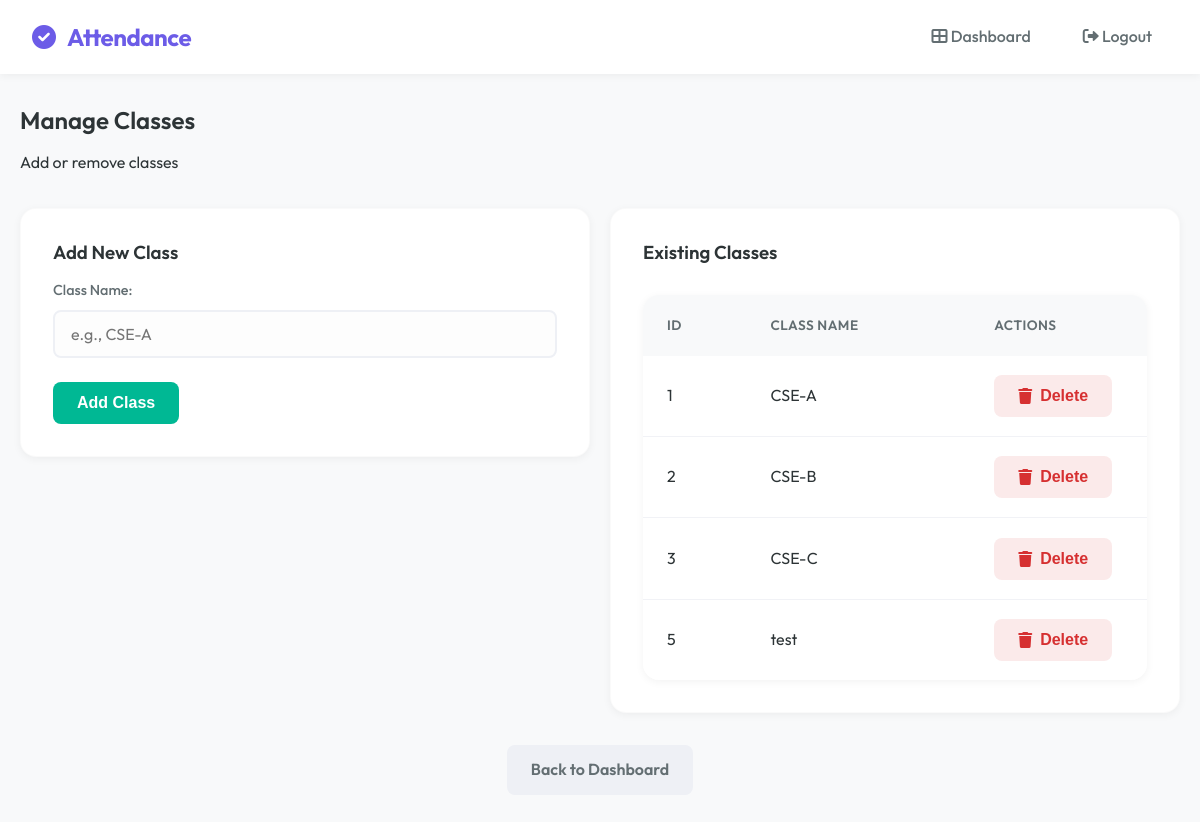
Page /classes on the committed database.
### tables this page shows
CREATE TABLE classes (
        id INTEGER PRIMARY KEY AUTOINCREMENT,
        class_name TEXT
    );

### app.py (the view)
@app.route("/classes")
def classes():
    conn = sqlite3.connect('attendance.db')
    c = conn.cursor()
    c.execute("SELECT id, class_name FROM classes")
    classes = c.fetchall()
    conn.close()
    return render_template("classes.html", classes=classes)

### templates/classes.html (shortened to what this page needs)
{% extends "base.html" %}
{% block content %}
<div class="mb-4">
    <h2>Manage Classes</h2>
    <p class="text-muted">Add or remove classes</p>
</div>
<div class="dashboard-grid" style="grid-template-columns: repeat(auto-fit, minmax(300px, 1fr)); gap: 20px;">
    <div>
        <div class="card">
            <h3>Add New Class</h3>
            <form action="/add_class" method="POST">
                <div class="form-group">
                    <label for="class_name">Class Name:</label>
                    <input type="text" id="class_name" name="class_name" required placeholder="e.g., CSE-A">
                </div>
                <button type="submit" class="btn btn-success">Add Class</button>
            </form>
        </div>
    </div>
    <div>
        <div class="card">
            <h3>Existing Classes</h3>
            {% if classes %}
            <div class="table-container">
                <table>
                    <thead>
                        <tr>
                            <th>ID</th>
                            <th>Class Name</th>
                            <th>Actions</th>
                        </tr>
                    </thead>
                    <tbody>
                        {% for cls in classes %}
                        <tr>
                            <td>{{ cls[0] }}</td>
                            <td>{{ cls[1] }}</td>
                            <td>
                                <form action="/delete_class/{{ cls[0] }}" method="POST" style="display:inline;"
                                    onsubmit="return confirm('Are you sure you want to delete this class? This will also delete all students and subjects associated with it.');">
                                    <button type="submit" class="btn btn-danger btn-sm"><i class="fas fa-trash"></i>
                                        Delete</button>
                                </form>
                            </td>
                        </tr>
                        {% endfor %}
                    </tbody>
                </table>
            </div>
            {% else %}
            <p class="text-muted">No classes found.</p>
            {% endif %}
        </div>
    </div>
</div>
<div class="text-center mt-4">
    <a href="/dashboard" class="btn btn-secondary">Back to Dashboard</a>
</div>
{% endblock %}

### static/style.css (style rules this page uses)
:root { --primary: #6c5ce7; --primary-hover: #5b4cc4; --primary-light: #a29bfe; --secondary: #00cec9; --accent: #fd79a8; --bg-body: #f8f9fa; --bg-surface: #ffffff; --bg-glass: rgba(255, 255, 255, 0.8); --text-main: #2d3436; --text-muted: #636e72; --text-light: #ffffff; --success: #00b894; --error: #d63031; --warning: #fdcb6e; --radius-sm: 8px; --radius-md: 16px; --radius-lg: 24px; --shadow-sm: 0 2px 8px rgba(0, 0, 0, 0.05); --shadow-md: 0 8px 24px rgba(0, 0, 0, 0.08); --shadow-lg: 0 16px 48px rgba(0, 0, 0, 0.1); --transition: all 0.3s cubic-bezier(0.4, 0, 0.2, 1); }
* { margin: 0; padding: 0; box-sizing: border-box; }
body { font-family: 'Outfit', sans-serif; background-color: var(--bg-body); color: var(--text-main); line-height: 1.6; min-height: 100vh; display: flex; flex-direction: column; }
h1, h2, h3, h4, h5, h6 { font-weight: 600; line-height: 1.2; margin-bottom: 1rem; color: var(--text-main); }
a { text-decoration: none; color: var(--primary); transition: var(--transition); }
.card { background: var(--bg-surface); border-radius: var(--radius-md); padding: 2rem; box-shadow: var(--shadow-sm); transition: var(--transition); border: 1px solid rgba(0, 0, 0, 0.02); }
.form-group { margin-bottom: 1.5rem; }
label { display: block; margin-bottom: 0.5rem; font-weight: 500; color: var(--text-muted); font-size: 0.9rem; }
input, select, textarea { width: 100%; padding: 12px 16px; border: 2px solid #eef0f5; border-radius: var(--radius-sm); font-family: inherit; font-size: 1rem; transition: var(--transition); background: #fdfdfd; }
.btn { display: inline-flex; align-items: center; justify-content: center; padding: 12px 24px; border-radius: var(--radius-sm); font-weight: 600; cursor: pointer; border: none; transition: var(--transition); font-size: 1rem; gap: 8px; }
.btn-secondary { background: #eef0f5; color: var(--text-muted); }
.btn-danger { background: rgba(214, 48, 49, 0.1); color: var(--error); }
.btn-success { background: var(--success); color: white; }
.dashboard-grid { display: grid; grid-template-columns: repeat(auto-fit, minmax(250px, 1fr)); gap: 24px; margin-top: 2rem; }
.table-container { background: var(--bg-surface); border-radius: var(--radius-md); box-shadow: var(--shadow-sm); overflow-x: auto; margin-top: 2rem; -webkit-overflow-scrolling: touch; }
table { width: 100%; border-collapse: collapse; min-width: 600px; }
th { background: #f8f9fa; padding: 1.2rem 1.5rem; text-align: left; font-weight: 600; color: var(--text-muted); font-size: 0.85rem; text-transform: uppercase; letter-spacing: 0.5px; white-space: nowrap; }
td { padding: 1.2rem 1.5rem; border-bottom: 1px solid #f1f2f6; color: var(--text-main); white-space: nowrap; }
tr:last-child td { border-bottom: none; }
.text-center { text-align: center; }
.mt-4 { margin-top: 2rem; }
.mb-4 { margin-bottom: 2rem; }

### rows in the picture
classes: id "1", class_name "CSE-A"
classes: id "2", class_name "CSE-B"
classes: id "3", class_name "CSE-C"
classes: id "5", class_name "test"
